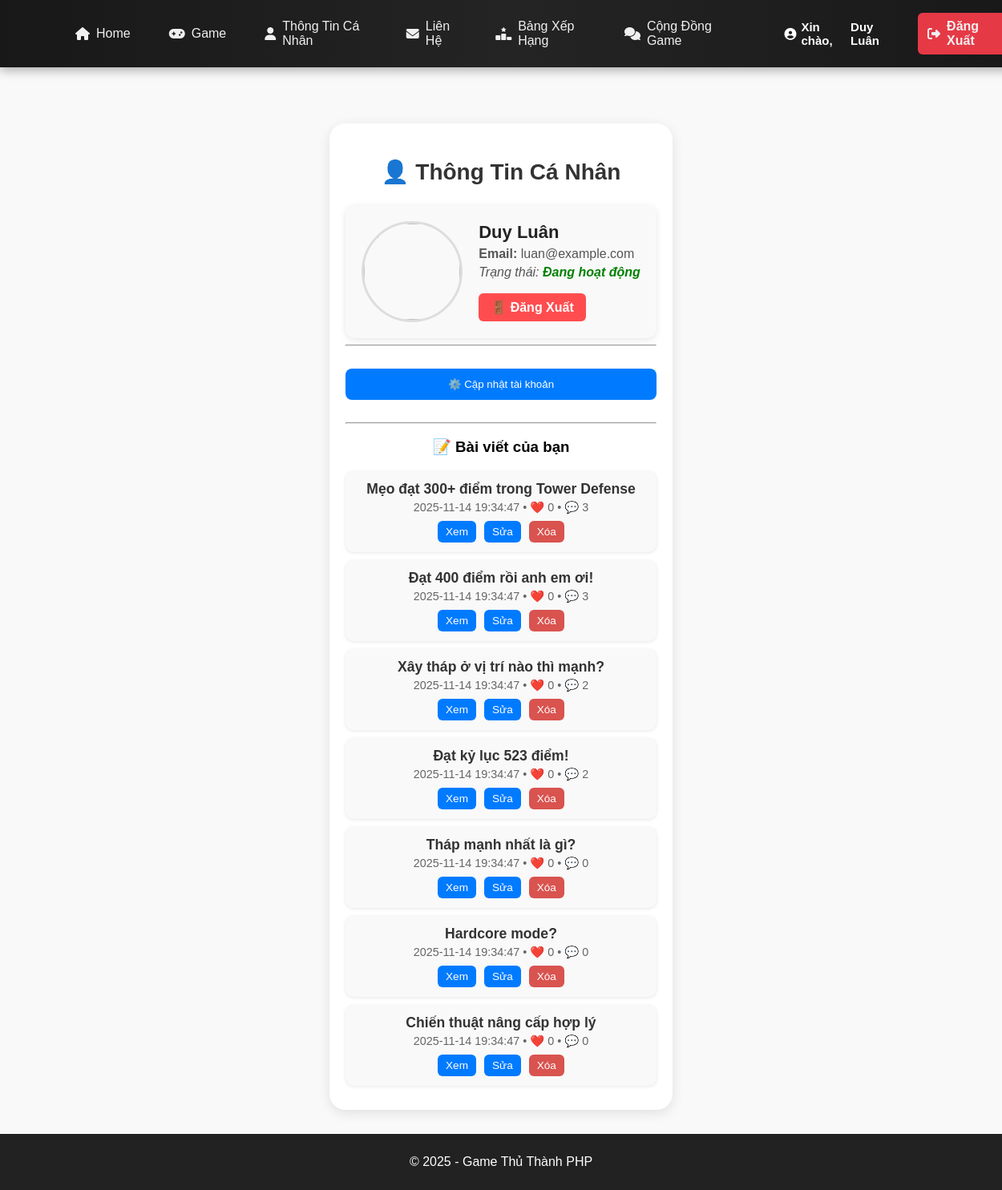
The app's page /profile.php (signed in) with its own data.
### tables this page shows
CREATE TABLE IF NOT EXISTS posts (
  id INT AUTO_INCREMENT PRIMARY KEY,
  user_id INT NOT NULL,
  title VARCHAR(200) NOT NULL,
  content TEXT,
  screenshot_url VARCHAR(255),
  created_at TIMESTAMP DEFAULT CURRENT_TIMESTAMP,
  FOREIGN KEY (user_id) REFERENCES users(id) ON DELETE CASCADE
);

### profile.php (the view, shortened to what this page needs)
<?php
include "includes/header.php";
include "db/connect.php";
$user = $_SESSION['user'];
$user_id = $user['id'];
$avatar = !empty($user['avatar']) ? $user['avatar'] : 'uploads/default.png';
?>
<div class="profile-container">
    <h2>👤 Thông Tin Cá Nhân</h2>
    <div class="profile-card">
        <img src="<?= htmlspecialchars($avatar) ?>" class="profile-avatar">
        <div class="profile-info">
            <h3><?= htmlspecialchars($user['name']) ?></h3>
            <p><strong>Email:</strong> <?= htmlspecialchars($user['email']) ?></p>
            <p class="status">Trạng thái:
                <span class="online">Đang hoạt động</span>
            </p>
            <a href="logout.php" class="btn-logout">🚪 Đăng Xuất</a>
        </div>
    </div>
    <hr>
    <button class="btn-update-toggle" onclick="toggleUpdateForm()">⚙️ Cập nhật tài khoản</button>
    <hr>
    <?php
    $stmt = $conn->prepare("
        SELECT p.*,
        (SELECT COUNT(*) FROM post_likes pl WHERE pl.post_id = p.id) AS like_count,
        (SELECT COUNT(*) FROM comments c WHERE c.post_id = p.id) AS comment_count
        FROM posts p
        WHERE p.user_id = ?
        ORDER BY p.created_at DESC
    ");
    $stmt->bind_param("i", $user_id);
    $stmt->execute();
    $posts = $stmt->get_result();
    ?>
    <h3>📝 Bài viết của bạn</h3>
    <?php if ($posts->num_rows == 0): ?>
        <p class="muted">Bạn chưa đăng bài viết nào.</p>
    <?php else: ?>
        <div class="user-post-list">
            <?php while ($p = $posts->fetch_assoc()): ?>
                <div class="user-post-card">
                    <div class="upc-title">
                        <a href="forum_view.php?id=<?= $p['id'] ?>">
                            <?= htmlspecialchars($p['title']) ?>
                        </a>
                    </div>
                    <div class="upc-meta">
                        <?= $p['created_at'] ?> • ❤️ <?= $p['like_count'] ?> • 💬 <?= $p['comment_count'] ?>
                    </div>
                    <div class="upc-actions">
                        <a href="forum_view.php?id=<?= $p['id'] ?>" class="btn-small">Xem</a>
                        <a href="forum_edit_post.php?id=<?= $p['id'] ?>" class="btn-small">Sửa</a>
                        <a href="forum_delete_post.php?id=<?= $p['id'] ?>"
                           onclick="return confirm('Xóa bài viết này?');"
                           class="btn-small delete">Xóa</a>
                    </div>
                </div>
            <?php endwhile; ?>
        </div>
    <?php endif; ?>
</div>
<?php include "includes/footer.php"; ?>

### assets/css/base.css (style rules this page uses)
body { font-family: Arial, sans-serif; background: #f9f9f9; margin: 0; padding: 0; display: grid; grid-template-rows: auto 1fr auto; min-height: 100vh; }
html, body { height: 100%; margin: 0; }

### assets/css/profile.css (style rules this page uses)
.profile-container { max-width: 600px; margin: 60px auto; text-align: center; background: #fff; border-radius: 20px; padding: 40px; box-shadow: 0 4px 15px rgba(0, 0, 0, 0.1); }
.profile-container h2 { font-size: 28px; color: #333; margin-bottom: 25px; }
.profile-card { display: flex; align-items: center; justify-content: center; gap: 25px; background: linear-gradient(to right, #fff, #f3f3f3); border-radius: 15px; padding: 25px; box-shadow: 0 3px 12px rgba(0, 0, 0, 0.1); transition: 0.3s; }
.profile-avatar { width: 100px; height: 100px; border-radius: 50%; border: 3px solid #ffd700; }
.profile-info { text-align: left; }
.profile-info h3 { margin: 0 0 8px; color: #222; font-size: 22px; }
.profile-info p { margin: 5px 0; color: #555; }
.status { font-style: italic; }
.online { color: green; font-weight: bold; }
.btn-logout { display: inline-block; background: #ff4d4d; color: white; padding: 8px 18px; border-radius: 25px; text-decoration: none; font-weight: bold; margin-top: 12px; transition: 0.3s; }

### profile.php (style rules this page uses)
.profile-container { max-width:700px; margin:30px auto; padding:20px; }
.profile-card { display:flex; gap:20px; padding:20px; background:#f9f9f9; border-radius:12px; box-shadow:0 2px 8px rgba(0,0,0,0.1); }
.profile-avatar { width:120px; height:120px; border-radius:50%; object-fit:cover; border:3px solid #ddd; }
.profile-info h3 { margin:0; }
.status .online { color:green; font-weight:bold; }
.btn-logout { background:#ff4d4f; padding:8px 15px; border-radius:6px; color:#fff; text-decoration:none; }
.btn-update-toggle { width:100%; background:#007bff; color:#fff; padding:12px; border:none; border-radius:8px; cursor:pointer; margin:20px 0; }
.user-post-card { padding:12px; background:#f9f9f9; border-radius:10px; margin-bottom:10px; box-shadow:0 1px 4px rgba(0,0,0,0.1); }
.upc-title a { font-size:1.1em; font-weight:bold; color:#333; text-decoration:none; }
.upc-meta { font-size:0.9em; color:#666; margin-top:4px; }
.upc-actions { display:flex; gap:8px; margin-top:8px; }
.btn-small { padding:6px 10px; background:#007bff; color:white; border-radius:6px; text-decoration:none; font-size:0.85em; }
.btn-small.delete { background:#d9534f; }
.upc-actions { margin-top: 8px; display: flex; justify-content: center; align-items: center; gap: 10px; }

### records on screen
posts: title "Mẹo đạt 300+ điểm trong Tower Defense", created_at "2025-11-14 19:34:47", like_count "0", comment_count "3"
posts: title "Đạt 400 điểm rồi anh em ơi!", created_at "2025-11-14 19:34:47", like_count "0", comment_count "3"
posts: title "Xây tháp ở vị trí nào thì mạnh?", created_at "2025-11-14 19:34:47", like_count "0", comment_count "2"
posts: title "Đạt kỷ lục 523 điểm!", created_at "2025-11-14 19:34:47", like_count "0", comment_count "2"
posts: title "Tháp mạnh nhất là gì?", created_at "2025-11-14 19:34:47", like_count "0", comment_count "0"
posts: title "Hardcore mode?", created_at "2025-11-14 19:34:47", like_count "0", comment_count "0"
posts: title "Chiến thuật nâng cấp hợp lý", created_at "2025-11-14 19:34:47", like_count "0", comment_count "0"

### other values on screen
$_SESSION['user']['name'] "Duy Luân"
$user['name'] "Duy Luân"
$user['email'] "luan@example.com"
